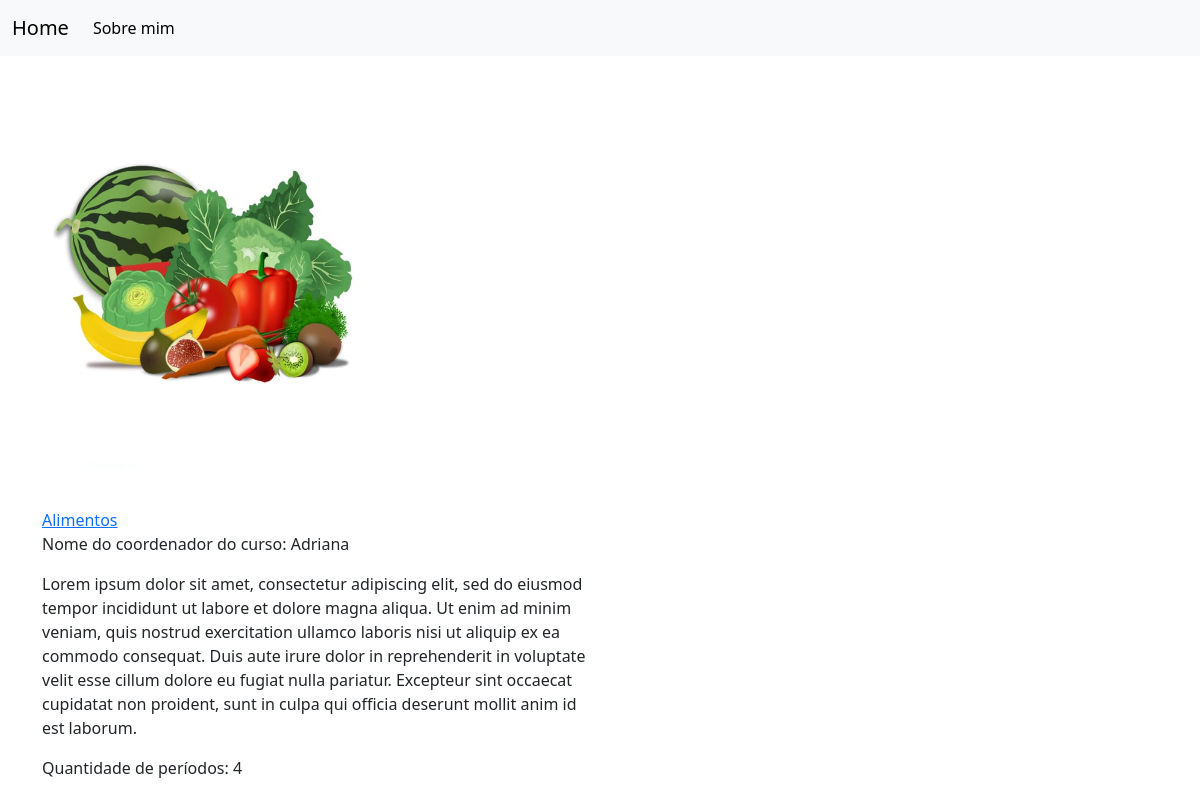
The app's page /curso/2/ with its own data.
### cursos/models.py (models this page shows)
class Cursos(models.Model):
    nome_cursos = models.CharField(max_length=255)
    nome_coordenador = models.CharField(max_length=255)
    descricao = models.TextField()
    periodos = models.IntegerField()
    imagem = models.ImageField(upload_to='imagens')

### cursos/views.py (the view)
# urls.py: path('curso/<int:id>/', detalhe, name='detalhe'),
def detalhe(request, id):
    detalhes=get_object_or_404(Cursos,id=id)
    context={
        'detalhes':detalhes
    }
    return render(request, 'curso.html', context)

### cursos/templates/curso.html
{% extends 'base.html' %}
{% block content %}
<div class="container">
    <div class="row">
        <div class="col-6">
            <img style="width: 20em;" src="{{ detalhes.imagem.url }}" alt="">
            <div class="">
                <a href="">
                    {{ detalhes.nome_cursos }}
                </a>
                <p> Nome do coordenador do curso:
                    {{ detalhes.nome_coordenador }}
                </p>
                <p>
                    {{ detalhes.descricao }}
                </p>
                <p> Quantidade de períodos:
                    {{ detalhes.periodos }}
                </p>
            </div>
        </div>
    </div>
</div>
{% endblock %}

### records on screen
Cursos: imagem (picture), nome_cursos "Alimentos", nome_coordenador "Adriana", descricao "Lorem ipsum dolor sit amet, consectetur adipiscing elit, sed do eiusmod tempor incididunt ut labore et dolore magna aliqua. Ut enim ad minim veniam, quis nostrud exercitation ullamco laboris nisi ut aliquip ex ea commodo consequat. Duis aute irure dolor in reprehenderit in voluptate velit esse cillum dolore eu fugiat nulla pariatur. Excepteur sint occaecat cupidatat non proident, sunt in culpa qui officia deserunt mollit anim id est laborum.", periodos "4"
